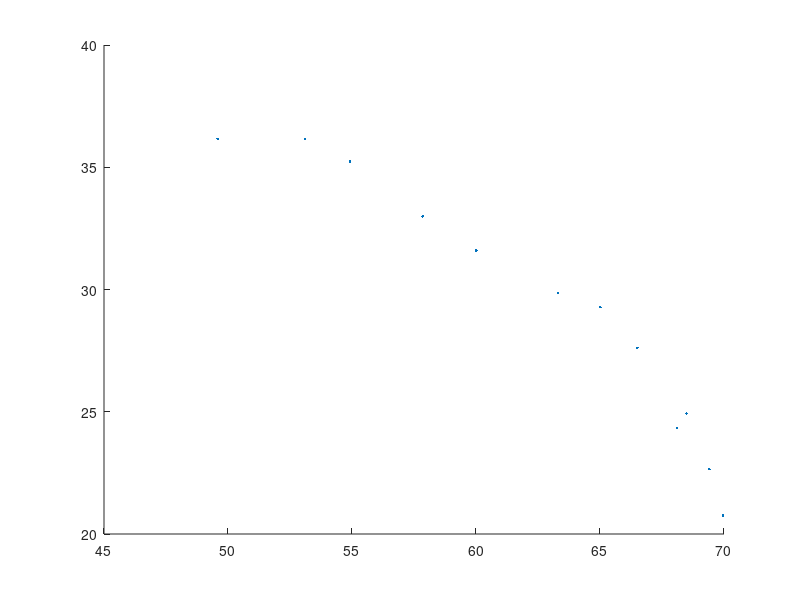

The MATLAB source for this figure: (Note: this script raises an error after producing the figure.)
% ����������������������������������������������������������������������
%          STATISTICAL SIGNAL PROCESSING (Matlab Exercise #2)
%                     (Least Square estimation)
%
% ����������������������������������������������������������������������

% ***NOTE***: use the button "Run Section" to visualize the diagram of the
% recorded positions of 'a' with respect to 'B'.



% (X,Y) Measurements of the position of the celestial body 'a' for each
% month:
X = [69.9610   69.4111   68.1078   68.4906   66.5073   65.0106   63.3201   60.0063   57.8493   54.9152   53.1017   49.5782];
Y = [20.7559   22.6554   24.3398   24.9237   27.6180   29.2726   29.8596   31.5923   32.9917   35.2425   36.1634   36.1643];

% Orbital period of 'a':
T = 12*6;

% Plot the diagram:
scatter(X, Y, '.', 'LineWidth',1);
hold on;
h = ellipse(5, 5, 0, 0,0, 'r');
set(h, 'LineWidth', 2,  'LineStyle','-');
hold off;
axis equal;
xlabel X;
ylabel Y;
text(5,-5, 'B', 'Color', 'Red', 'FontWeight', 'Bold', 'FontSize', 16);
text(X(1)-2,Y(1)-1, 'a', 'Color', 'Blue', 'FontWeight', 'Bold', 'FontSize', 16);


%% 
% ************************************************************************
% ************************************************************************
% ************************************************************************
% 
%  ... complete this part by writing a piece of code that estimates the
%  four parameters of the ellipse using LS-estimation ...
%
%  NOTE: The estimated parameters R1,R2,C1,C2 must be stored in a 4-element
%  vector variable named P.
%  

% check if the data is logically sized
if size(X) ~= size(Y)
    disp('Sizes of X and Y does not met');
end

K = length(X);

H = zeros(K * 2, 4);
XY = zeros(K * 2, 1);
for k = 1:K
    H(k, 1) = cos(2 * pi / 72 * k);
    H(k, 3) = 1;
    H(k + K, 2) = sin(2 * pi / 72 * k);
    H(k + K, 4) = 1;
    
    XY(k, 1) = X(k);
    XY(k + K, 1) = Y(k);
end

% LS estimation
P = (H' * H) \ H' * XY;
% had to transpose to make it vector insted of row matrix
P = P';

% ************************************************************************
% ************************************************************************
% ************************************************************************


h = ellipse(P(1), P(2), 0, P(3), P(4), 'b');
set(h, 'LineStyle','--');

